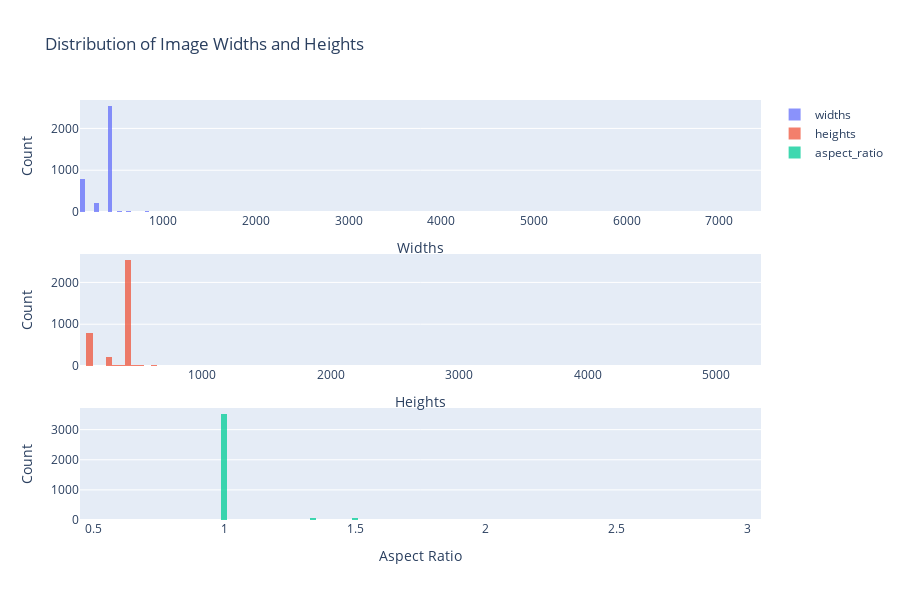

The cell this chart's notebook holds for it:
### Code cell
# Do some feature analysis to see the distribution of input iamges
def image_dimension(images):
    # Get dimensions of images
    dimensions = [img.size for img in images]

    # Split dimensions into two lists: width and height
    widths = [dim[0] for dim in dimensions]
    heights = [dim[1] for dim in dimensions]

    # Create subplots: 2 rows, 1 column
    fig = make_subplots(rows=3, cols=1)

    # Add histogram for widths to the first subplot
    fig.add_trace(
        go.Histogram(x=widths, name='widths', opacity=0.75),
        row=1, col=1
    )

    # Add histogram for heights to the second subplot
    fig.add_trace(
        go.Histogram(x=heights, name='heights', opacity=0.75),
        row=2, col=1
    )

    # Add histogram for heights to the second subplot
    fig.add_trace(
        go.Histogram(x=np.array(widths)/np.array(heights), name='aspect_ratio', opacity=0.75),
        row=3, col=1
    )

    # Update xaxis titles
    fig.update_xaxes(title_text='Widths', row=1, col=1)
    fig.update_xaxes(title_text='Heights', row=2, col=1)
    fig.update_xaxes(title_text='Aspect Ratio', row=3, col=1)

    # Update yaxis titles
    fig.update_yaxes(title_text='Count', row=1, col=1)
    fig.update_yaxes(title_text='Count', row=2, col=1)
    fig.update_yaxes(title_text='Count', row=3, col=1)

    # Update layout to show subplots
    fig.update_layout(
        title_text='Distribution of Image Widths and Heights', # title of plot
        height=600, # height of plot in pixels
        width=900, # width of plot in pixels
    )

    fig.show()
image_dimension(images_all)

### Figure 1 — Plotly figure (JSON) as saved in the notebook; plotly's stock layout.template omitted (floating-point values rounded to 4 significant figures; data arrays with more than 128 entries replaced by an {"elided": "..."} marker saying what was removed)
{"data": [{"name": "widths", "opacity": 0.75, "type": "histogram", "x": {"elided": "3781 int values"}, "xaxis": "x", "yaxis": "y"}, {"name": "heights", "opacity": 0.75, "type": "histogram", "x": {"elided": "3781 int values"}, "xaxis": "x2", "yaxis": "y2"}, {"name": "aspect_ratio", "opacity": 0.75, "type": "histogram", "x": {"elided": "3781 float values"}, "xaxis": "x3", "yaxis": "y3"}], "layout": {"height": 600, "title": {"text": "Distribution of Image Widths and Heights"}, "width": 900, "xaxis": {"anchor": "y", "domain": [0, 1], "title": {"text": "Widths"}}, "xaxis2": {"anchor": "y2", "domain": [0, 1], "title": {"text": "Heights"}}, "xaxis3": {"anchor": "y3", "domain": [0, 1], "title": {"text": "Aspect Ratio"}}, "yaxis": {"anchor": "x", "domain": [0.7333, 1], "title": {"text": "Count"}}, "yaxis2": {"anchor": "x2", "domain": [0.3667, 0.6333], "title": {"text": "Count"}}, "yaxis3": {"anchor": "x3", "domain": [0, 0.2667], "title": {"text": "Count"}}}}
